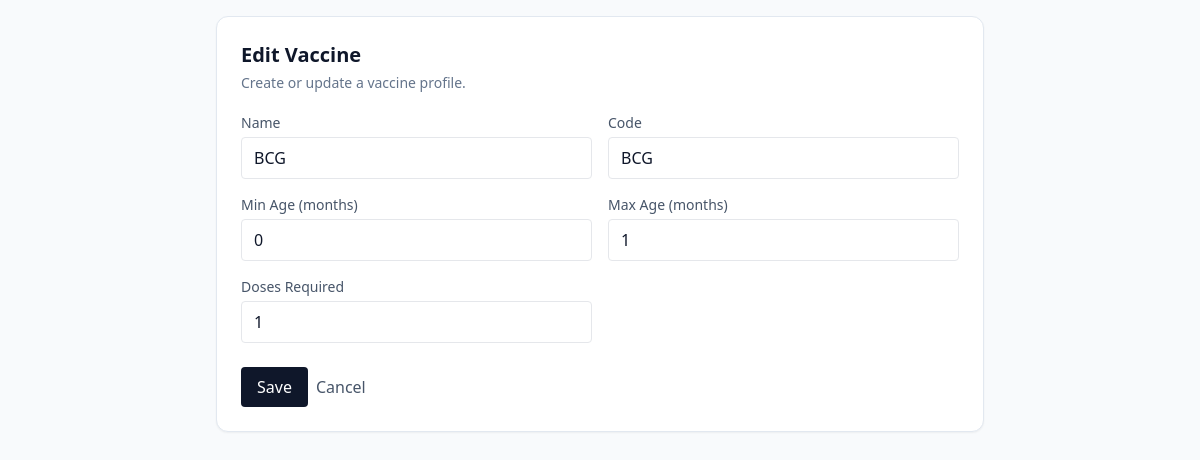
/public/immunization/vaccines/form_embed.php?id=1 (signed in), run on the app's committed database.
### tables this page shows
CREATE TABLE vaccines (
  id INT UNSIGNED AUTO_INCREMENT PRIMARY KEY,
  name VARCHAR(120) NOT NULL,
  code VARCHAR(40) NOT NULL UNIQUE,
  recommended_min_age_months INT UNSIGNED NULL,
  recommended_max_age_months INT UNSIGNED NULL,
  doses_required INT UNSIGNED NULL,
  created_at DATETIME NOT NULL DEFAULT CURRENT_TIMESTAMP
);

### public/partials/bootstrap.php (called while the page is built, shortened)
<?php
require_once __DIR__ . '/../../app/Core/FlashHelper.php';
if (!function_exists('h')) {
    function h($value): string {
        return htmlspecialchars((string)$value, ENT_QUOTES, 'UTF-8');
    }
}

### app/Core/FlashHelper.php (called while the page is built, shortened)
<?php
if (!function_exists('old')) {
    function old(string $key, $default = '') {
        $value = $_SESSION['old_input'][$key] ?? $default;
        return $value;
    }
}

### public/immunization/vaccines/form_embed.php (the view, shortened to what this page needs)
<?php
require __DIR__ . '/../../partials/bootstrap.php';
$id = isset($_GET['id']) ? (int)$_GET['id'] : 0;
$rec = null;
if ($id) {
    $stmt = $pdo->prepare("SELECT * FROM vaccines WHERE id = ?");
    $stmt->execute([$id]);
    $rec = $stmt->fetch();
}
$title = $rec ? 'Edit Vaccine' : 'New Vaccine';
?>
<!DOCTYPE html>
<html lang="en">
<head>
  <script src="https://cdn.tailwindcss.com"></script>
</head>
<body class="bg-slate-50 p-4 text-slate-900">
  <div class="bg-white p-6 rounded-xl border border-slate-200 shadow-sm max-w-3xl mx-auto">
    <div class="mb-5">
      <h1 class="text-xl font-semibold"><?= h($title) ?></h1>
      <p class="text-sm text-slate-500 mt-1">Create or update a vaccine profile.</p>
    </div>
    <form method="post" action="/HealthLogs/public/immunization/vaccines/save.php" class="grid grid-cols-1 md:grid-cols-2 gap-4">
      <div>
        <label class="block text-sm text-slate-600">Name</label>
        <input name="name" required class="mt-1 w-full border rounded px-3 py-2" value="<?= h(old('name', $rec['name'] ?? '')) ?>" />
      </div>
      <div>
        <label class="block text-sm text-slate-600">Code</label>
        <input name="code" required class="mt-1 w-full border rounded px-3 py-2" value="<?= h(old('code', $rec['code'] ?? '')) ?>" />
      </div>
      <div>
        <label class="block text-sm text-slate-600">Min Age (months)</label>
        <input name="recommended_min_age_months" type="number" class="mt-1 w-full border rounded px-3 py-2" value="<?= h(old('recommended_min_age_months', $rec['recommended_min_age_months'] ?? '')) ?>" />
      </div>
      <div>
        <label class="block text-sm text-slate-600">Max Age (months)</label>
        <input name="recommended_max_age_months" type="number" class="mt-1 w-full border rounded px-3 py-2" value="<?= h(old('recommended_max_age_months', $rec['recommended_max_age_months'] ?? '')) ?>" />
      </div>
      <div>
        <label class="block text-sm text-slate-600">Doses Required</label>
        <input name="doses_required" type="number" class="mt-1 w-full border rounded px-3 py-2" value="<?= h(old('doses_required', $rec['doses_required'] ?? '')) ?>" />
      </div>
      <div class="md:col-span-2 flex items-center gap-2 mt-2">
        <button class="bg-slate-900 text-white px-4 py-2 rounded" type="submit">Save</button>
        <a class="text-slate-600" href="/HealthLogs/public/immunization/vaccines/index.php">Cancel</a>
      </div>
    </form>
  </div>
</body>
</html>

### data on the page
vaccines: name "BCG", code "BCG", recommended_min_age_months "0", recommended_max_age_months "1", doses_required "1"

### other printed values
$title "Edit Vaccine"
